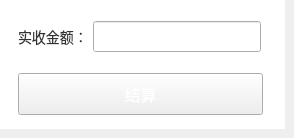
     <widget class="QWidget" name="cashWidget">
      <widget class="QWidget" name="widget_3" native="true">
       <property name="geometry">
        <rect>
         <x>0</x>
         <y>0</y>
         <width>285</width>
         <height>129</height>
        </rect>
       </property>
       <property name="minimumSize">
        <size>
         <width>285</width>
         <height>129</height>
        </size>
       </property>
       <property name="font">
        <font>
         <family>微软雅黑</family>
        </font>
       </property>
       <property name="styleSheet">
        <string notr="true">QWidget#widget_3 {
	background-color: rgb(255, 255, 255);
}</string>
       </property>
       <widget class="QPushButton" name="statementButton">
        <property name="geometry">
         <rect>
          <x>18</x>
          <y>73</y>
          <width>245</width>
          <height>42</height>
         </rect>
        </property>
        <property name="font">
         <font>
          <pointsize>-1</pointsize>
         </font>
        </property>
        <property name="focusPolicy">
         <enum>Qt::NoFocus</enum>
        </property>
        <property name="styleSheet">
         <string notr="true">QPushButton#statementButton {
	color: rgb(255, 255, 255);
	font-size:16px;
	border-image: url(:/shareImages/sure_normal.png);
}

QPushButton#statementButton:pressed {
	border-image: url(:/shareImages/sure_press.png);
}
</string>
        </property>
        <property name="text">
         <string>结算</string>
        </property>
       </widget>
       <widget class="QLabel" name="factAmtCashLabel">
        <property name="geometry">
         <rect>
          <x>18</x>
          <y>21</y>
          <width>72</width>
          <height>31</height>
         </rect>
        </property>
        <property name="font">
         <font>
          <family>微软雅黑</family>
          <pointsize>-1</pointsize>
         </font>
        </property>
        <property name="styleSheet">
         <string notr="true">QLabel#factAmtCashLabel {
	font-size:14px;
	color: rgb(51, 51, 51);
	font-family:&quot;微软雅黑&quot;;
}</string>
        </property>
        <property name="text">
         <string>实收金额：</string>
        </property>
       </widget>
       <widget class="QLineEdit" name="factAmtCashEdit">
        <property name="geometry">
         <rect>
          <x>93</x>
          <y>21</y>
          <width>168</width>
          <height>31</height>
         </rect>
        </property>
        <property name="font">
         <font>
          <pointsize>-1</pointsize>
         </font>
        </property>
        <property name="styleSheet">
         <string notr="true">font-size:14px;
color: rgb(102, 102, 102);
padding-left:10px;</string>
        </property>
       </widget>
      </widget>
     </widget>
